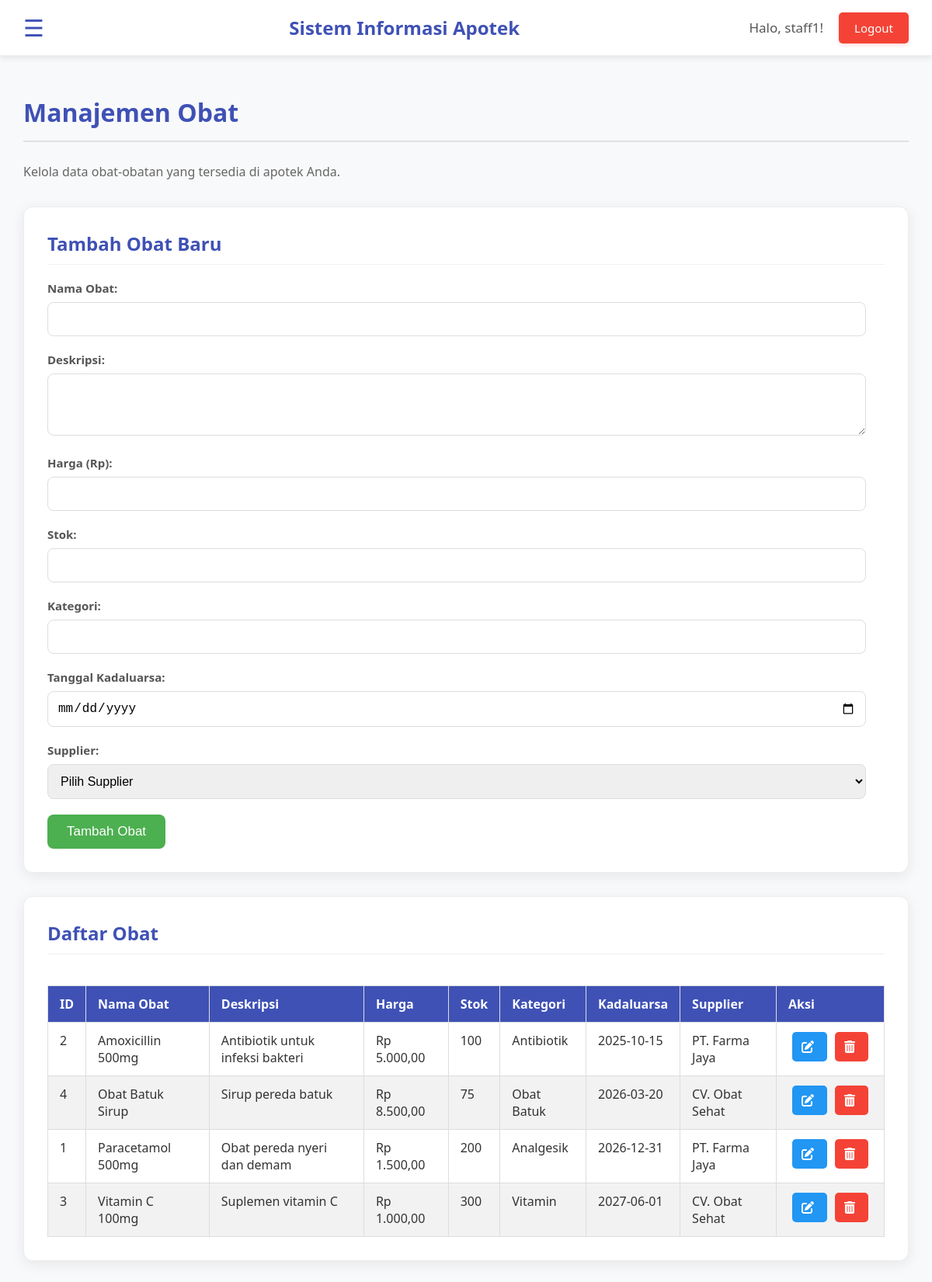
Page /medicine_management.php (signed in) on the committed database.
### tables this page shows
CREATE TABLE medicines (
    id INT AUTO_INCREMENT PRIMARY KEY,
    name VARCHAR(100) NOT NULL,
    description TEXT,
    price DECIMAL(10, 2) NOT NULL,  
    stock INT NOT NULL DEFAULT 0,  
    category VARCHAR(50),  
    expiry_date DATE,  
    supplier_id INT,  
    created_at TIMESTAMP DEFAULT CURRENT_TIMESTAMP,
    updated_at TIMESTAMP DEFAULT CURRENT_TIMESTAMP ON UPDATE CURRENT_TIMESTAMP,
    FOREIGN KEY (supplier_id) REFERENCES suppliers(id) ON DELETE SET NULL  
);

CREATE TABLE suppliers (
    id INT AUTO_INCREMENT PRIMARY KEY,
    name VARCHAR(100) NOT NULL,
    contact_person VARCHAR(100),
    phone VARCHAR(20),
    email VARCHAR(100),
    address TEXT,
    created_at TIMESTAMP DEFAULT CURRENT_TIMESTAMP
);

### medicine_management.php (the view, shortened to what this page needs)
<?php
include 'php/db_connection.php';
include 'php/header.php';
$name = '';
$description = '';
$price = '';
$stock = '';
$category = '';
$expiry_date = '';
$is_edit = false;
?>
<!DOCTYPE html>
<html lang="id">
<head>
    <link rel="stylesheet" href="css/home.css">
    <link rel="stylesheet" href="css/sidenav.css">
    <link rel="stylesheet" href="https://cdnjs.cloudflare.com/ajax/libs/font-awesome/6.0.0-beta3/css/all.min.css">
</head>
<body>
    <div class="main-content" id="mainContent">
        <h1>Manajemen Obat</h1>
        <p>Kelola data obat-obatan yang tersedia di apotek Anda.</p>
        <div class="card form-card">
            <h2><?php echo $is_edit ? 'Edit Obat' : 'Tambah Obat Baru'; ?></h2>
            <form action="medicine_management.php" method="POST">
                <div class="input-group">
                    <label for="name">Nama Obat:</label>
                    <input type="text" id="name" name="name" value="<?php echo htmlspecialchars($name); ?>" required>
                </div>
                <div class="input-group">
                    <label for="description">Deskripsi:</label>
                    <textarea id="description" name="description" rows="3"><?php echo htmlspecialchars($description); ?></textarea>
                </div>
                <div class="input-group">
                    <label for="price">Harga (Rp):</label>
                    <input type="number" id="price" name="price" step="0.01" value="<?php echo htmlspecialchars($price); ?>" required>
                </div>
                <div class="input-group">
                    <label for="stock">Stok:</label>
                    <input type="number" id="stock" name="stock" value="<?php echo htmlspecialchars($stock); ?>" required>
                </div>
                <div class="input-group">
                    <label for="category">Kategori:</label>
                    <input type="text" id="category" name="category" value="<?php echo htmlspecialchars($category); ?>" required>
                </div>
                <div class="input-group">
                    <label for="expiry_date">Tanggal Kadaluarsa:</label>
                    <input type="date" id="expiry_date" name="expiry_date" value="<?php echo htmlspecialchars($expiry_date); ?>" required>
                </div>
                <div class="input-group">
                    <label for="supplier_id">Supplier:</label>
                    <select id="supplier_id" name="supplier_id" required>
                        <option value="">Pilih Supplier</option>
                    </select>
                </div>
                <button type="submit" class="btn-primary"><?php echo $is_edit ? 'Perbarui Obat' : 'Tambah Obat'; ?></button>
            </form>
        </div>
        <div class="card table-card">
            <h2>Daftar Obat</h2>
            <div class="table-responsive">
                <table>
                    <thead>
                        <tr>
                            <th>ID</th>
                            <th>Nama Obat</th>
                            <th>Deskripsi</th>
                            <th>Harga</th>
                            <th>Stok</th>
                            <th>Kategori</th>
                            <th>Kadaluarsa</th>
                            <th>Supplier</th>
                            <th>Aksi</th>
                        </tr>
                    </thead>
                    <tbody>
                        <?php
                        $sql = "SELECT m.id, m.name, m.description, m.price, m.stock, m.category, m.expiry_date, s.name AS supplier_name
                                FROM medicines m
                                LEFT JOIN suppliers s ON m.supplier_id = s.id
                                ORDER BY m.name ASC";
                        $result = $conn->query($sql);
                        if ($result->num_rows > 0) {
                            while($row = $result->fetch_assoc()) {
                                echo "<tr>";
                                echo "<td>" . htmlspecialchars($row['id']) . "</td>";
                                echo "<td>" . htmlspecialchars($row['name']) . "</td>";
                                echo "<td>" . htmlspecialchars($row['description']) . "</td>";
                                echo "<td>Rp " . number_format($row['price'], 2, ',', '.') . "</td>";
                                echo "<td>" . htmlspecialchars($row['stock']) . "</td>";
                                echo "<td>" . htmlspecialchars($row['category']) . "</td>";
                                echo "<td>" . htmlspecialchars($row['expiry_date']) . "</td>";
                                echo "<td>" . htmlspecialchars($row['supplier_name'] ?? 'N/A') . "</td>";
                                echo "<td class='actions'>";
                                echo "<a href='medicine_management.php?edit=" . htmlspecialchars($row['id']) . "' class='action-btn edit-btn' title='Edit'><i class='fas fa-edit'></i></a>";
                                echo "<a href='medicine_management.php?delete=" . htmlspecialchars($row['id']) . "' class='action-btn delete-btn' title='Hapus' onclick='return confirm(\"Apakah Anda yakin ingin menghapus obat ini?\");'><i class='fas fa-trash-alt'></i></a>";
                                echo "</td>";
                                echo "</tr>";
                            }
                        } else {
                            echo "<tr><td colspan='9'>Tidak ada data obat.</td></tr>";
                        }
                        ?>
                    </tbody>
                </table>
            </div>
        </div>
    </div>
</body>
</html>

### css/home.css (style rules this page uses)
body { font-family: 'Segoe UI', Tahoma, Geneva, Verdana, sans-serif; margin: 0; background-color: #f4f7f6; color: #333; display: flex; flex-direction: column; min-height: 100vh; }
.main-content { flex-grow: 1; padding: 30px; margin-left: 0; transition: margin-left 0.5s; background-color: #f8f9fa; min-height: calc(100vh - 70px); box-sizing: border-box; }
.main-content h1 { color: #3f51b5; margin-bottom: 25px; font-size: 32px; border-bottom: 2px solid #e0e0e0; padding-bottom: 15px; }
.main-content p { color: #666; line-height: 1.7; font-size: 16px; margin-bottom: 30px; }
.card { background-color: #ffffff; padding: 30px; border-radius: 12px; box-shadow: 0 4px 18px rgba(0, 0, 0, 0.08); margin-bottom: 30px; border: 1px solid #eee; }
.card h2 { color: #3f51b5; margin-top: 0; margin-bottom: 20px; font-size: 24px; border-bottom: 1px solid #f0f0f0; padding-bottom: 10px; }
.input-group { margin-bottom: 20px; }
.input-group label { display: block; margin-bottom: 8px; font-weight: 600; color: #555; font-size: 15px; }
.input-group input[type="text"], .input-group input[type="number"], .input-group input[type="date"], .input-group textarea, .input-group select { width: calc(100% - 24px); padding: 12px; border: 1px solid #ddd; border-radius: 8px; font-size: 16px; transition: border-color 0.3s ease, box-shadow 0.3s ease; box-sizing: border-box; }
textarea { resize: vertical; }
.btn-primary { background-color: #4CAF50; color: white; padding: 12px 25px; border: none; border-radius: 8px; font-size: 17px; cursor: pointer; transition: background-color 0.3s ease, transform 0.2s ease; margin-right: 10px; }
.table-responsive { overflow-x: auto; }
table { width: 100%; border-collapse: collapse; margin-top: 20px; }
table thead tr { background-color: #3f51b5; color: white; text-align: left; }
table th, table td { padding: 12px 15px; border: 1px solid #ddd; vertical-align: top; }
table tbody tr:nth-child(even) { background-color: #f2f2f2; }
.actions { white-space: nowrap; text-align: center; }
.action-btn { display: inline-block; margin: 0 5px; padding: 8px 12px; border-radius: 5px; text-decoration: none; color: white; transition: background-color 0.3s ease, transform 0.2s ease; }
.action-btn i { margin-right: 5px; }
.edit-btn { background-color: #2196F3; }
.delete-btn { background-color: #f44336; }

### rows in the picture
medicines: id "2", name "Amoxicillin 500mg", description "Antibiotik untuk infeksi bakteri", price "5.000,00", stock "100", category "Antibiotik", expiry_date "2025-10-15", supplier.name "PT. Farma Jaya"
medicines: id "4", name "Obat Batuk Sirup", description "Sirup pereda batuk", price "8.500,00", stock "75", category "Obat Batuk", expiry_date "2026-03-20", supplier.name "CV. Obat Sehat"
medicines: id "1", name "Paracetamol 500mg", description "Obat pereda nyeri dan demam", price "1.500,00", stock "200", category "Analgesik", expiry_date "2026-12-31", supplier.name "PT. Farma Jaya"
medicines: id "3", name "Vitamin C 100mg", description "Suplemen vitamin C", price "1.000,00", stock "300", category "Vitamin", expiry_date "2027-06-01", supplier.name "CV. Obat Sehat"

### other values in the picture
$_SESSION['username'] "staff1"
